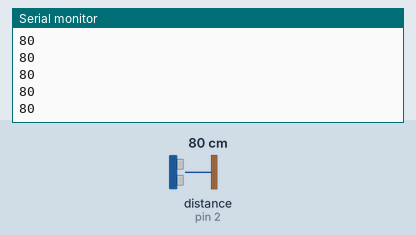
This sketch was run on a simulated Arduino Uno, built with avr-gcc and run on an emulated ATmega328P. On the bench: the last lines printed to the serial monitor. Wiring (inferred from the names in the program): ultrasonic range finder: trigger pin 3; echo pin 2. Inputs (shaded band) come from the test bench; at power-on: distance to the obstacle (sensor on pin 2) 80 cm. The echo pulse lasts 58.3 µs per cm.

Above: at 1.2 s.
1.3 s: distance to the obstacle (sensor on pin 2) set to 2 cm
At 2.0 s:
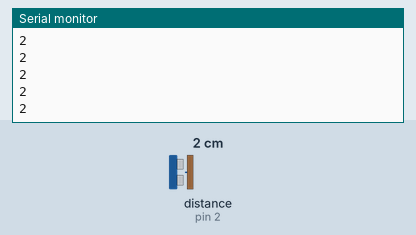
2.8 s: distance to the obstacle (sensor on pin 2) set to 4 cm
At 3.4 s:
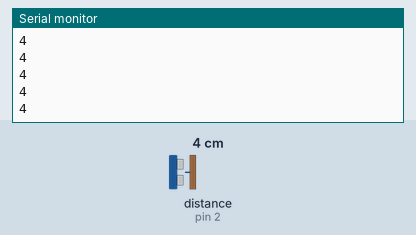
Timing chart, 0 to 5.8 s (numbered marks = the images above; inputs shaded):
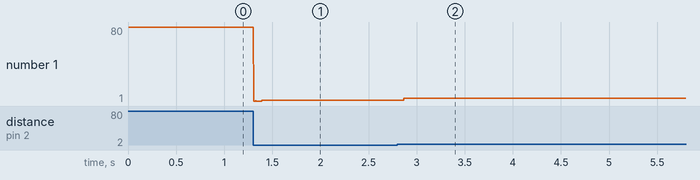

Measured:
- after the input at 1.3 s, the serial monitor: prints a new line at once (image 1)
- after the input at 2.8 s, the serial monitor: prints a new line after 0.07 s (image 2)
- plotted number 1: 80 → 2 after the input at 1.3 s, 2 → 4 after the input at 2.8 s

The sketch:

trena.ino
```cpp
const int TRIG = 3;
const int ECHO = 2;

void setup() {
  Serial.begin(9600);
  pinMode(TRIG, OUTPUT);
  pinMode(ECHO, INPUT);
}

void loop() {
  digitalWrite(TRIG, LOW);
  delayMicroseconds(2);
  digitalWrite(TRIG, HIGH);
  delayMicroseconds(10);
  digitalWrite(TRIG, LOW);

  Serial.println(pulseIn(ECHO, HIGH)/58);
}
```
